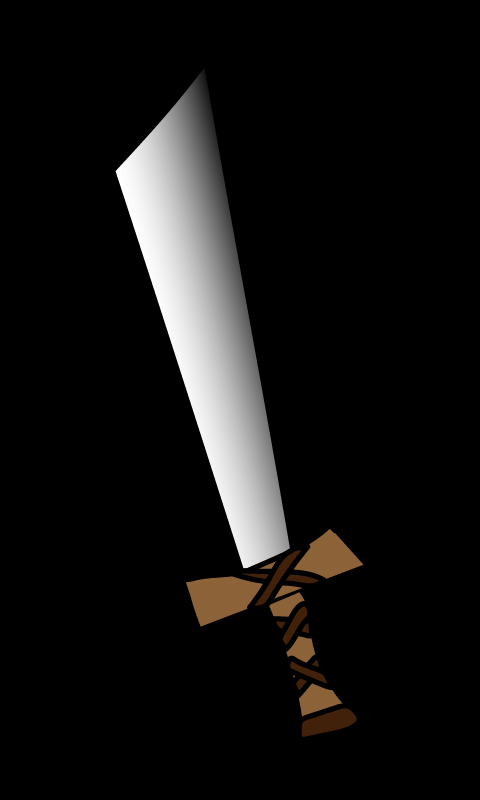

This game map was drawn from its Tiled (.tmx) file and the tilesets committed beside it. A one-line description and the trimmed map source follow:
An orthogonal 60x100 tile map with 8x8 px tiles, 1 tile layer (Tile Layer 1) and 191 objects.

<map version="1.4" tiledversion="1.4.3" orientation="orthogonal" renderorder="left-down" width="60" height="100" tilewidth="8" tileheight="8" infinite="0" nextlayerid="4" nextobjectid="192">
 <tileset firstgid="1" name="onion" tilewidth="8" tileheight="8" tilecount="13200" columns="60">
  <image source="onion.png" width="480" height="1760" />
 </tileset>
 <layer id="1" name="Tile Layer 1" width="60" height="100">
  <data>[6000 cells, 6000 non-empty, 6000 distinct tile ids]</data>
 </layer>
 <objectgroup id="2" name="PiirtoPisteet" visible="0">
  <object id="1" x="111.784" y="172.333">
   <point />
  </object>
  <object id="2" x="121.099" y="164.881">
   <point />
  </object>
  <object id="3" x="126.688" y="159.292">
   <point />
  </object>
  <object id="4" x="132.278" y="152.771">
   <point />
  </object>
  <object id="5" x="137.867" y="144.388">
   <point />
  </object>
  <object id="6" x="143.456" y="136.935">
   <point />
  </object>
  <object id="7" x="148.114" y="132.278">
   <point />
  </object>
  <object id="8" x="154.634" y="123.894">
   <point />
  </object>
  <object id="9" x="161.155" y="114.578">
   <point />
  </object>
  <object id="10" x="168.607" y="108.058">
   <point />
  </object>
  <object id="11" x="175.128" y="100.605">
   <point />
  </object>
  <object id="12" x="185.375" y="88.4956">
   <point />
  </object>
  <object id="13" x="190.033" y="82.9064">
   <point />
  </object>
  <object id="14" x="198.416" y="72.6595">
   <point />
  </object>
  <object id="15" x="204.937" y="65.2073">
   <point />
  </object>
  <object id="16" x="206.8" y="66.1388">
   <point />
  </object>
  <object id="17" x="208.663" y="72.6595">
   <point />
  </object>
  <object id="18" x="209.595" y="81.9748">
   <point />
  </object>
  <object id="19" x="213.321" y="92.2217">
   <point />
  </object>
  <object id="20" x="213.321" y="95.9478">
   <point />
  </object>
  <object id="21" x="215.184" y="106.195">
   <point />
  </object>
  <object id="22" x="215.184" y="115.51">
   <point />
  </object>
  <object id="23" x="217.047" y="121.099">
   <point />
  </object>
  <object id="24" x="217.047" y="125.757">
   <point />
  </object>
  <object id="25" x="217.979" y="133.209">
   <point />
  </object>
  <object id="26" x="219.842" y="139.73">
   <point />
  </object>
  <object id="27" x="221.705" y="145.319">
   <point />
  </object>
  <object id="28" x="222.636" y="153.703">
   <point />
  </object>
  <object id="29" x="223.568" y="166.744">
   <point />
  </object>
  <object id="30" x="225.431" y="172.333">
   <point />
  </object>
  <object id="31" x="227.294" y="182.58">
   <point />
  </object>
  <object id="32" x="229.157" y="193.759">
   <point />
  </object>
  <object id="33" x="231.02" y="202.143">
   <point />
  </object>
  <object id="34" x="232.883" y="210.526">
   <point />
  </object>
  <object id="35" x="236.609" y="224.499">
   <point />
  </object>
  <object id="36" x="240.335" y="252.445">
   <point />
  </object>
  <object id="37" x="246.856" y="284.117">
   <point />
  </object>
  <object id="38" x="253.377" y="322.31">
   <point />
  </object>
  <object id="39" x="258.966" y="354.914">
   <point />
  </object>
  <object id="40" x="263.624" y="386.586">
   <point />
  </object>
  <object id="41" x="271.076" y="431.299">
   <point />
  </object>
  <object id="42" x="279.46" y="464.835">
   <point />
  </object>
  <object id="43" x="284.117" y="494.644">
   <point />
  </object>
  <object id="44" x="288.775" y="521.658">
   <point />
  </object>
  <object id="45" x="291.57" y="546.81">
   <point />
  </object>
  <object id="46" x="288.775" y="528.179">
   <point />
  </object>
  <object id="47" x="285.049" y="498.37">
   <point />
  </object>
  <object id="48" x="278.528" y="468.561">
   <point />
  </object>
  <object id="49" x="281.323" y="480.671">
   <point />
  </object>
  <object id="50" x="275.734" y="444.341">
   <point />
  </object>
  <object id="51" x="272.939" y="435.957">
   <point />
  </object>
  <object id="52" x="270.144" y="413.6">
   <point />
  </object>
  <object id="53" x="267.35" y="404.285">
   <point />
  </object>
  <object id="54" x="268.281" y="391.244">
   <point />
  </object>
  <object id="55" x="262.692" y="374.476">
   <point />
  </object>
  <object id="56" x="259.898" y="362.366">
   <point />
  </object>
  <object id="57" x="259.898" y="350.256">
   <point />
  </object>
  <object id="58" x="258.034" y="332.557">
   <point />
  </object>
  <object id="59" x="253.377" y="320.447">
   <point />
  </object>
  <object id="60" x="250.582" y="306.474">
   <point />
  </object>
  <object id="61" x="249.651" y="289.707">
   <point />
  </object>
  <object id="62" x="241.267" y="270.144">
   <point />
  </object>
  <object id="63" x="240.335" y="252.445">
   <point />
  </object>
  <object id="64" x="239.404" y="238.472">
   <point />
  </object>
  <object id="65" x="236.609" y="227.294">
   <point />
  </object>
  <object id="66" x="291.57" y="539.357">
   <point />
  </object>
  <object id="67" x="291.57" y="550.536">
   <point />
  </object>
  <object id="68" x="300.885" y="545.878">
   <point />
  </object>
  <object id="69" x="310.2" y="542.152">
   <point />
  </object>
  <object id="70" x="320.447" y="537.494">
   <point />
  </object>
  <object id="71" x="326.036" y="531.905">
   <point />
  </object>
  <object id="72" x="328.831" y="529.11">
   <point />
  </object>
  <object id="73" x="332.557" y="527.247">
   <point />
  </object>
  <object id="74" x="338.146" y="530.973">
   <point />
  </object>
  <object id="75" x="342.804" y="541.22">
   <point />
  </object>
  <object id="76" x="348.393" y="546.81">
   <point />
  </object>
  <object id="77" x="353.982" y="555.193">
   <point />
  </object>
  <object id="78" x="358.64" y="559.851">
   <point />
  </object>
  <object id="79" x="361.435" y="563.577">
   <point />
  </object>
  <object id="80" x="366.092" y="571.029">
   <point />
  </object>
  <object id="81" x="348.393" y="576.619">
   <point />
  </object>
  <object id="82" x="357.708" y="573.824">
   <point />
  </object>
  <object id="83" x="340.941" y="578.482">
   <point />
  </object>
  <object id="84" x="330.694" y="581.276">
   <point />
  </object>
  <object id="85" x="320.447" y="586.865">
   <point />
  </object>
  <object id="86" x="306.474" y="591.523">
   <point />
  </object>
  <object id="87" x="306.474" y="597.112">
   <point />
  </object>
  <object id="88" x="311.132" y="604.565">
   <point />
  </object>
  <object id="89" x="315.789" y="616.674">
   <point />
  </object>
  <object id="90" x="315.789" y="623.195">
   <point />
  </object>
  <object id="91" x="315.789" y="637.168">
   <point />
  </object>
  <object id="92" x="316.721" y="648.347">
   <point />
  </object>
  <object id="93" x="319.516" y="655.799">
   <point />
  </object>
  <object id="94" x="324.173" y="667.909">
   <point />
  </object>
  <object id="95" x="326.968" y="676.293">
   <point />
  </object>
  <object id="96" x="332.557" y="685.608">
   <point />
  </object>
  <object id="97" x="340.941" y="697.718">
   <point />
  </object>
  <object id="98" x="346.53" y="704.238">
   <point />
  </object>
  <object id="99" x="353.051" y="709.828">
   <point />
  </object>
  <object id="100" x="359.571" y="716.348">
   <point />
  </object>
  <object id="101" x="358.64" y="725.664">
   <point />
  </object>
  <object id="102" x="355.845" y="731.253">
   <point />
  </object>
  <object id="103" x="345.599" y="732.184">
   <point />
  </object>
  <object id="104" x="338.146" y="735.911">
   <point />
  </object>
  <object id="105" x="326.036" y="738.705">
   <point />
  </object>
  </objectgroup>
 <objectgroup id="3" name="VoittoPisteet">
  <!-- 22 objects omitted --></objectgroup>
</map>
<!-- 86 of 191 objects omitted -->
